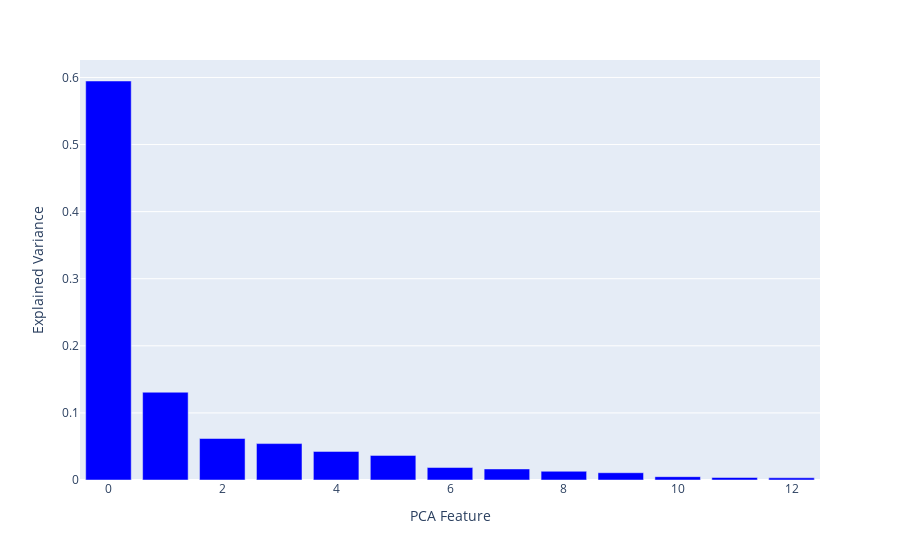

Notebook code cell kept with this figure:
### Markdown cell above
# PCA
- Principal Component Analysis is a method to reduce the dimenstion of larger dataset. This is used to increase performace. In this case 13 parameters can be used to explained 99% of the variable

### Code cell
XT = RobustScaler().fit_transform(X_train)
pca = PCA(n_components=0.99)
XT = pca.fit_transform(XT)

dimensions = px.bar(x=range(pca.n_components_), y=pca.explained_variance_ratio_,
                    color_discrete_sequence=["blue"],
                    labels={"x":"PCA Feature","y":"Explained Variance"})
dimensions.show()
exp_var_cumul = np.cumsum(pca.explained_variance_ratio_)

explained_variance = px.area(
    x=range(1, exp_var_cumul.shape[0] + 1),
    y=exp_var_cumul,
    labels={"x": "# Components", "y": "Explained Variance"},
    color_discrete_sequence=["blue"]
)
explained_variance.show()

### Figure 1 — Plotly figure (JSON) as saved in the notebook; plotly's stock layout.template omitted (floating-point values rounded to 4 significant figures)
{"data": [{"alignmentgroup": "True", "hovertemplate": "PCA Feature=%{x}<br>Explained Variance=%{y}<extra></extra>", "legendgroup": "", "marker": {"color": "blue", "pattern": {"shape": ""}}, "name": "", "offsetgroup": "", "orientation": "v", "showlegend": false, "textposition": "auto", "type": "bar", "x": [0, 1, 2, 3, 4, 5, 6, 7, 8, 9, 10, 11, 12], "xaxis": "x", "y": [0.5947, 0.1308, 0.06184, 0.05427, 0.04261, 0.03669, 0.0186, 0.01649, 0.01301, 0.01084, 0.004977, 0.003726, 0.003272], "yaxis": "y"}], "layout": {"autosize": true, "barmode": "relative", "legend": {"tracegroupgap": 0}, "margin": {"t": 60}, "xaxis": {"anchor": "y", "autorange": true, "domain": [0, 1], "range": [-0.5, 12.5], "title": {"text": "PCA Feature"}, "type": "linear"}, "yaxis": {"anchor": "x", "autorange": true, "domain": [0, 1], "range": [0, 0.626], "title": {"text": "Explained Variance"}, "type": "linear"}}}
